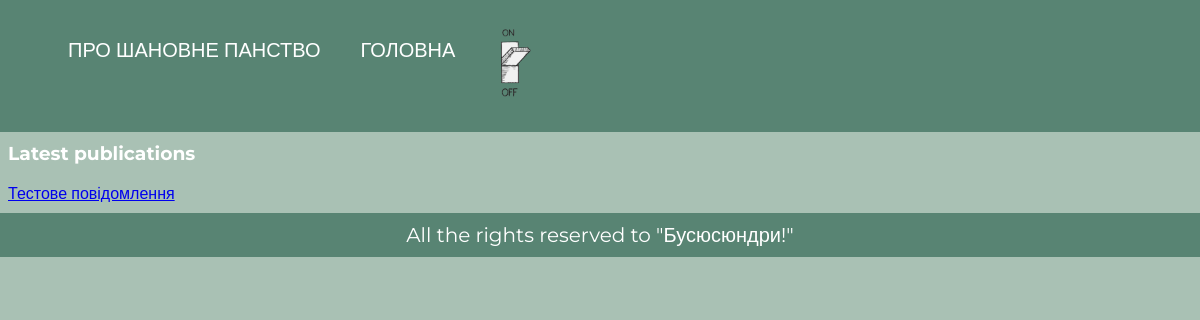
Before: / with the older database file.
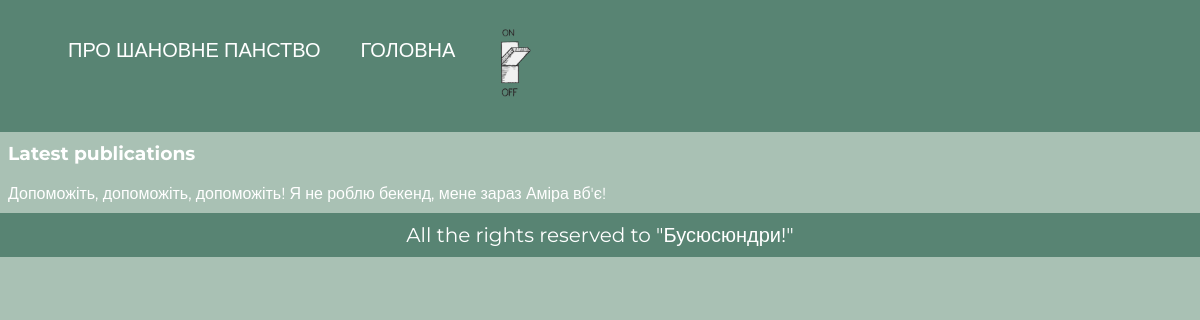
After: the same page with the newer database file.
### app/models.py (models this page shows, shortened)
class Article(models.Model):
    article_title = models.CharField('назва новини', max_length=200)
    article_text = models.TextField('текст новини')
    pub_date = models.DateTimeField('дата публікації')
    class Meta():
      verbose_name = 'Новина'
      verbose_name_plural = 'Новини'

### app/views.py (the view)
# urls.py: path('', views.index, name='Home'),
def index(request):
    latest_article_list = Article.objects.order_by('-pub_date')[:5]
    return render(request, 'app/index.html', {'latest_article_list': latest_article_list})

### app/templates/app/index.html (shortened to what this page needs)
{% extends 'app/base.html' %}
{% load static %}
{% block main %}
<section>
  <div class='latest-publications text'>
    <h3 class="latest-publications-h3">Latest publications</h3>
    {% if latest_article_list%}
    {% for a in latest_article_list %}
      <div class=""><a href="/{{a.id}}">{{a.article_title}}</a></div>
    {% endfor %}
  {% else %}
  Допоможіть, допоможіть, допоможіть! Я не роблю бекенд, мене зараз Аміра вб'є!
  {% endif %}
  </div>
</section>
{% endblock %}
{% block footer %}
All the rights reserved to "Бусюсюндри!"
{% endblock %}

### app/templates/app/base.html (shortened to what this page needs)
{% load static %}
<!DOCTYPE html>
<html data-theme="dark">
<head>
  <link rel="stylesheet" href="{% static 'css/detail.css'%}" type="text/css">
  <link rel="stylesheet" href="{% static 'css/styles.css'%}" type="text/css">
</head>
<body>
  <header>
    <nav class="menu">
      <ul>
        <li><a href="{% url 'About' %}">Про Шановне Панство</a>
        </li>
        <li><a href="{% url 'Home' %}">Головна</a></li>
        <li>
          <button id="theme-switcher">
            <img id="theme-image" src="{% static 'img/on.png' %}" alt="Тема">
          </button>
        </li>
      </ul>
    </nav>
  </header>
  <main>
    {% block main %}На жаль, ця сторінка зараз порожня...{% endblock %}
  </main>
  <footer>
    {% block footer %}All the rights reserved to "Бусюсюндри!"{% endblock %}
  </footer>
</body>
</html>

### app/static/css/detail.css (style rules this page uses)
:root { --background-color: #f4f4f4; --text-color: #333; --article-background: #f4f4f4; --article-border: 1px solid #ddd; --article-shadow: 0 0 10px rgba(0, 0, 0, 0.1); --article-title-color: #333; --article-text-color: #555; --pub-date-color: #777; --latest-comments-background: #f4f4f4; --latest-comments-border: 1px solid #ddd; --latest-comments-shadow: 0 0 10px rgba(0, 0, 0, 0.1); --author-name-color: #444; --comment-text-color: #666; --input-element-border: 1px solid #ccc; --input-button-bg: #4CAF50; --input-button-text-color: white; --input-button-hover-bg: #45a049; }

### app/static/css/styles.css (style rules this page uses)
html { height: 100%; width: 100%; overflow-x: hidden; }
body { background-color: var(--background-color); color: var(--text-color); font-family: 'Montserrat', sans-serif; }
footer,header { background-color: var(--header-background-color); padding: 10px; margin: -10px; text-align: center; font-size: 25px; color: var(--header-text-color); }
main { margin-top: 20px; }
footer { margin-top: 10px; font-size: 20px; }
.menu { top: 0; width: 100%; font-size: 20px; margin: 0; padding: 0; list-style-type: none; }
.menu>ul { display: flex; }
.menu>ul li { position: relative; margin: 0 10px; }
.menu>ul li a { font-size: 20px; text-decoration: none; text-transform: uppercase; transition: all 0.3s ease; color: var(--text-color); padding: 10px; display: block; height: 50px; }
ul, ol, li { list-style-type: none; }
#theme-image { height: calc(820px/12); width: calc(500px/12); }
#theme-switcher { margin-bottom:0px; background: none; border: none; }

Changed rows visible on the page:
removed Article: article_title "Тестове повідомлення"
Other visible differences:
text now shown: "Допоможіть, допоможіть, допоможіть! Я не роблю бекенд, мене зараз Аміра вб'є!"
